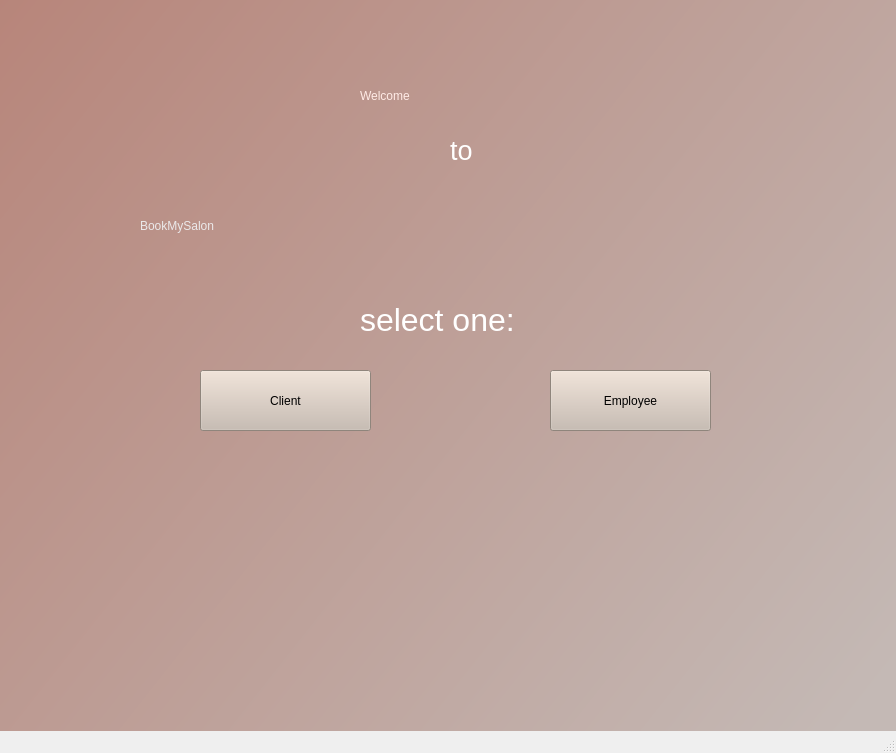
<?xml version="1.0" encoding="UTF-8"?>
<ui version="4.0">
 <class>MainWindow</class>
 <widget class="QMainWindow" name="MainWindow">
  <property name="geometry">
   <rect>
    <x>0</x>
    <y>0</y>
    <width>896</width>
    <height>753</height>
   </rect>
  </property>
  <property name="windowTitle">
   <string>MainWindow</string>
  </property>
  <widget class="QWidget" name="centralwidget">
   <widget class="QLabel" name="label">
    <property name="geometry">
     <rect>
      <x>0</x>
      <y>-40</y>
      <width>901</width>
      <height>941</height>
     </rect>
    </property>
    <property name="autoFillBackground">
     <bool>false</bool>
    </property>
    <property name="styleSheet">
     <string notr="true">background-color: qlineargradient(spread:pad, x1:0, y1:0, x2:0.96, y2:0.789773, stop:0 rgba(183, 132, 121, 255), stop:1 rgba(196, 185, 181, 255));</string>
    </property>
    <property name="text">
     <string/>
    </property>
    <property name="pixmap">
     <pixmap>:/newPrefix/Downloads/Rose marble _ Marble wallpaper phone, Gold wallpaper background, Marble iphone wallpaper.jfif</pixmap>
    </property>
   </widget>
   <widget class="QLabel" name="label_2">
    <property name="geometry">
     <rect>
      <x>360</x>
      <y>50</y>
      <width>251</width>
      <height>91</height>
     </rect>
    </property>
    <property name="styleSheet">
     <string notr="true">font: 63 48pt &quot;Bahnschrift SemiBold Condensed&quot;;color:rgb(255, 235, 230)</string>
    </property>
    <property name="text">
     <string>Welcome</string>
    </property>
   </widget>
   <widget class="QLabel" name="label_3">
    <property name="geometry">
     <rect>
      <x>450</x>
      <y>130</y>
      <width>101</width>
      <height>41</height>
     </rect>
    </property>
    <property name="text">
     <string>&lt;!DOCTYPE HTML PUBLIC &quot;-//W3C//DTD HTML 4.0//EN&quot; &quot;http://www.w3.org/TR/REC-html40/strict.dtd&quot;&gt;
&lt;html&gt;&lt;head&gt;&lt;meta name=&quot;qrichtext&quot; content=&quot;1&quot; /&gt;&lt;style type=&quot;text/css&quot;&gt;
p, li { white-space: pre-wrap; }
&lt;/style&gt;&lt;/head&gt;&lt;body style=&quot; font-family:'MS Shell Dlg 2'; font-size:8pt; font-weight:400; font-style:normal;&quot;&gt;
&lt;p style=&quot; margin-top:0px; margin-bottom:0px; margin-left:0px; margin-right:0px; -qt-block-indent:0; text-indent:0px;&quot;&gt;&lt;span style=&quot; font-size:20pt; color:#ffffff;&quot;&gt;to&lt;/span&gt;&lt;/p&gt;&lt;/body&gt;&lt;/html&gt;</string>
    </property>
   </widget>
   <widget class="QLabel" name="label_4">
    <property name="geometry">
     <rect>
      <x>140</x>
      <y>140</y>
      <width>701</width>
      <height>171</height>
     </rect>
    </property>
    <property name="styleSheet">
     <string notr="true">font: 72pt &quot;Vladimir Script&quot;;color:rgb(235, 233, 234)
</string>
    </property>
    <property name="text">
     <string>BookMySalon</string>
    </property>
   </widget>
   <widget class="QPushButton" name="Cliwnt">
    <property name="geometry">
     <rect>
      <x>200</x>
      <y>370</y>
      <width>171</width>
      <height>61</height>
     </rect>
    </property>
    <property name="styleSheet">
     <string notr="true">font: 18pt &quot;Trebuchet MS&quot;;
background-color: rgb(200, 186, 174);</string>
    </property>
    <property name="text">
     <string>Client</string>
    </property>
   </widget>
   <widget class="QPushButton" name="Employee">
    <property name="geometry">
     <rect>
      <x>550</x>
      <y>370</y>
      <width>161</width>
      <height>61</height>
     </rect>
    </property>
    <property name="styleSheet">
     <string notr="true">font: 18pt &quot;Trebuchet MS&quot;;
background-color: rgb(200, 186, 174);</string>
    </property>
    <property name="text">
     <string>Employee</string>
    </property>
   </widget>
   <widget class="QLabel" name="label_5">
    <property name="geometry">
     <rect>
      <x>360</x>
      <y>300</y>
      <width>211</width>
      <height>41</height>
     </rect>
    </property>
    <property name="styleSheet">
     <string notr="true">font: 26pt &quot;Segoe UI Emoji&quot;;
color: rgb(255, 255, 255);</string>
    </property>
    <property name="text">
     <string>&lt;!DOCTYPE HTML PUBLIC &quot;-//W3C//DTD HTML 4.0//EN&quot; &quot;http://www.w3.org/TR/REC-html40/strict.dtd&quot;&gt;
&lt;html&gt;&lt;head&gt;&lt;meta name=&quot;qrichtext&quot; content=&quot;1&quot; /&gt;&lt;style type=&quot;text/css&quot;&gt;
p, li { white-space: pre-wrap; }
&lt;/style&gt;&lt;/head&gt;&lt;body style=&quot; font-family:'Segoe UI Emoji'; font-size:26pt; font-weight:400; font-style:normal;&quot;&gt;
&lt;p style=&quot; margin-top:0px; margin-bottom:0px; margin-left:0px; margin-right:0px; -qt-block-indent:0; text-indent:0px;&quot;&gt;&lt;span style=&quot; font-family:'MS Shell Dlg 2'; font-size:24pt;&quot;&gt;select one:&lt;/span&gt;&lt;/p&gt;&lt;/body&gt;&lt;/html&gt;</string>
    </property>
   </widget>
  </widget>
  <widget class="QMenuBar" name="menubar">
   <property name="geometry">
    <rect>
     <x>0</x>
     <y>0</y>
     <width>896</width>
     <height>26</height>
    </rect>
   </property>
  </widget>
  <widget class="QStatusBar" name="statusbar"/>
 </widget>
 <resources>
  <include location="pic2.qrc"/>
 </resources>
 <connections/>
</ui>
